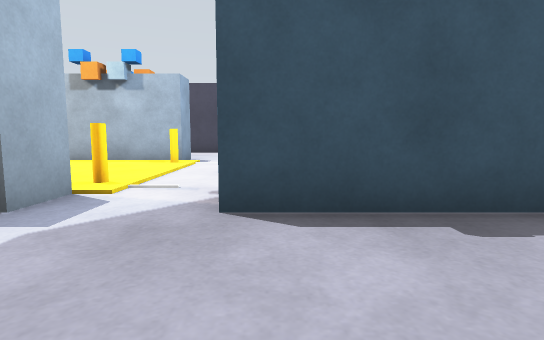
view 1 (above)

21 first-person views from a walk through a robot-simulator world made for Gazebo. The camera is 0.72 m above the floor, tilts 6° down and sees 80° across. The floor is counted in squares, 1 m on a side. Each view is taken from the middle of a square. On the plan, view 1 faces up. The plan holds only what a view shows up to about 10 squares ahead; the rest is blank. The robots in the file are not drawn.

view 2
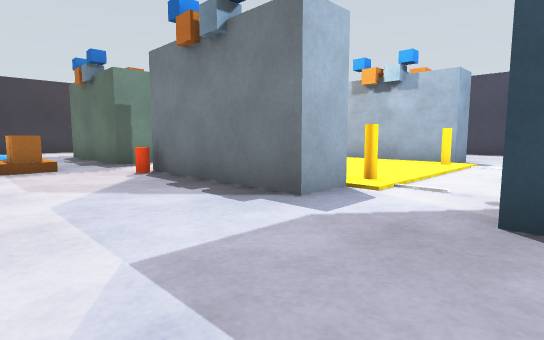

view 3
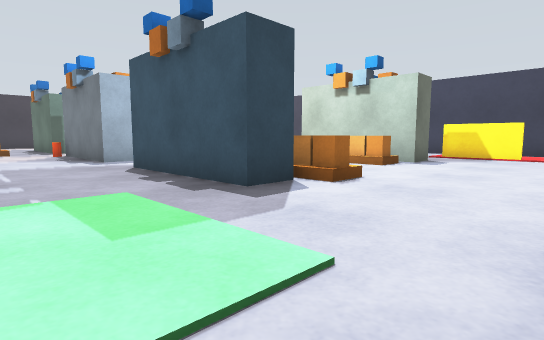

view 4
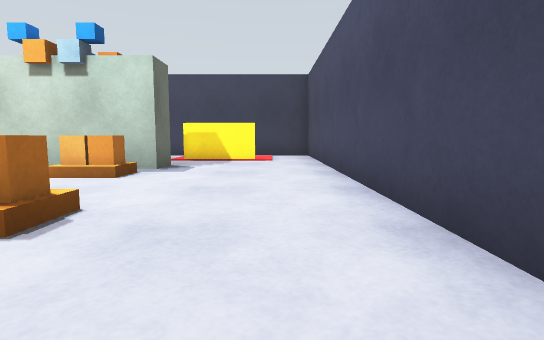

view 5
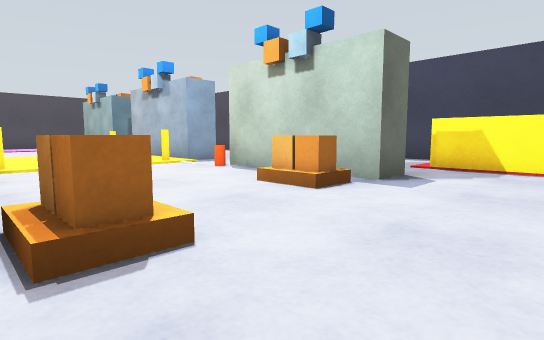

view 6
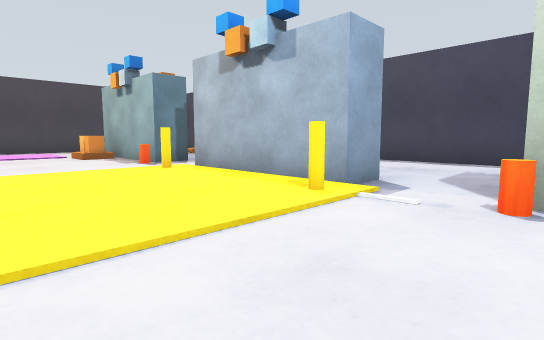

view 7
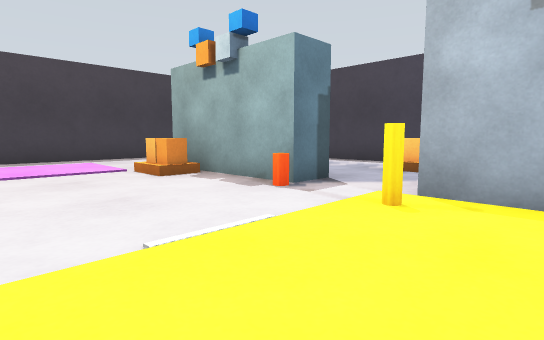

view 8
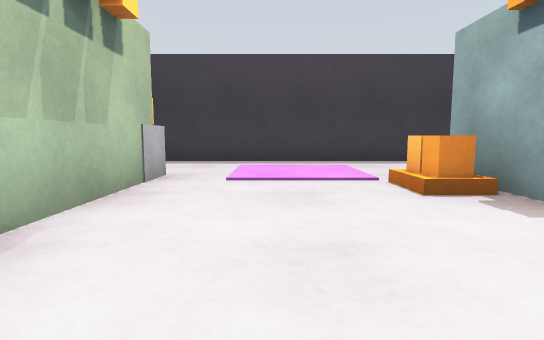

view 9
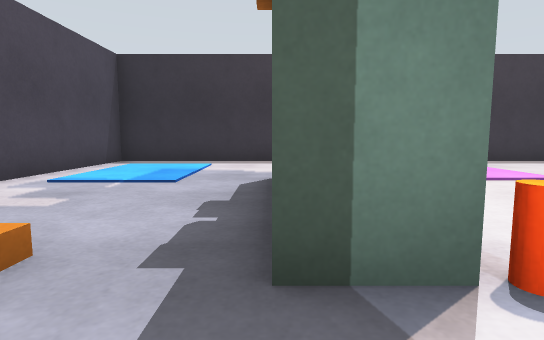

view 10
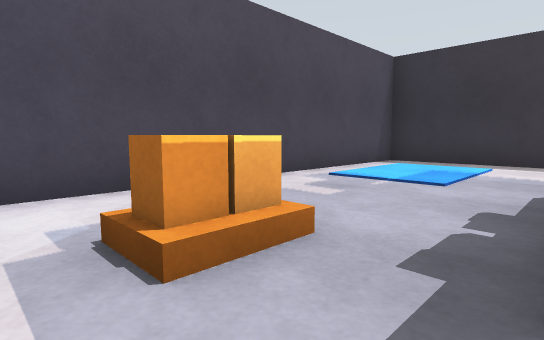

view 11
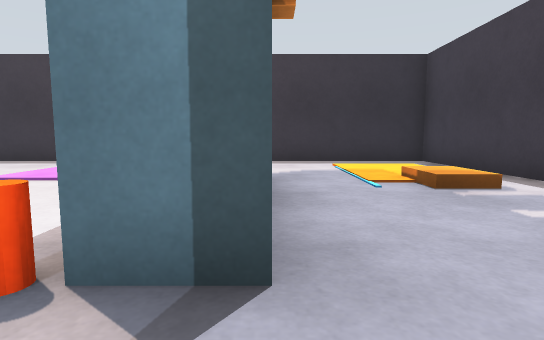

view 12
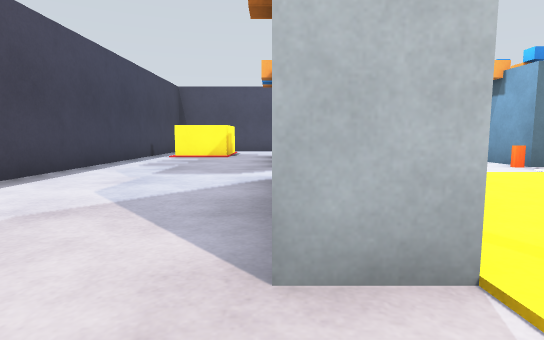

view 13
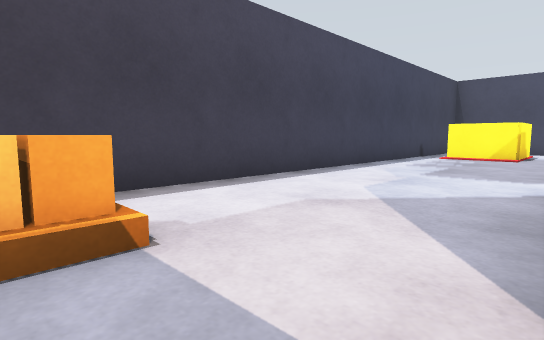

view 14
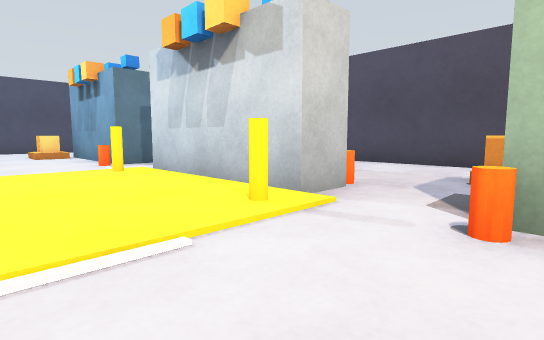

view 15
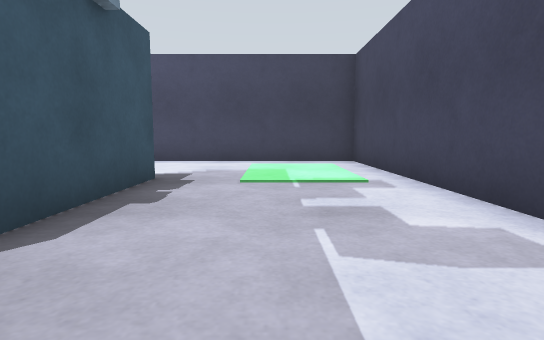

view 16
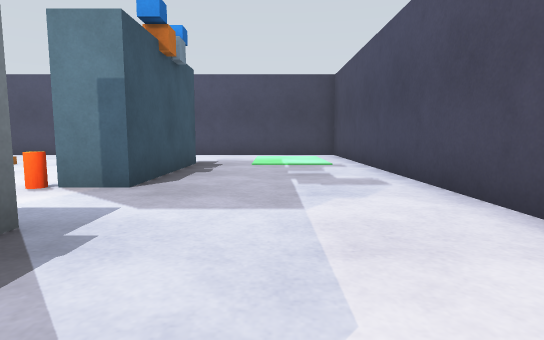

view 17
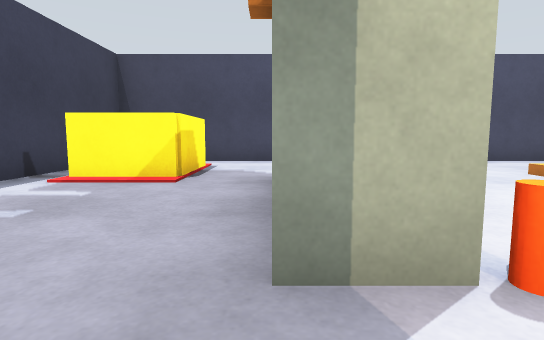

view 18
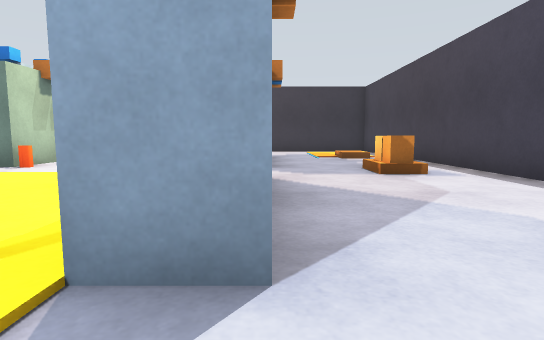

view 19
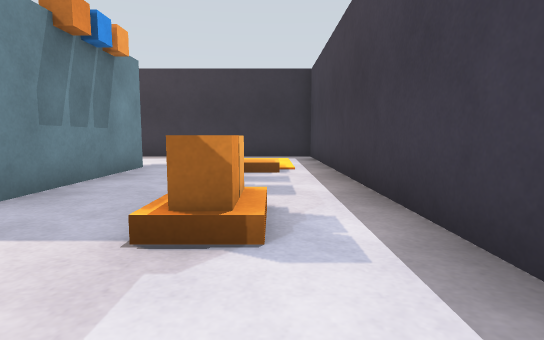

view 20
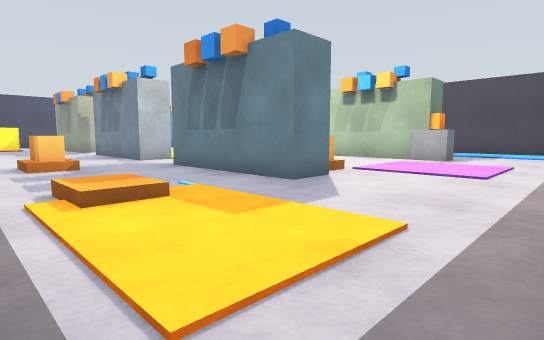

view 21
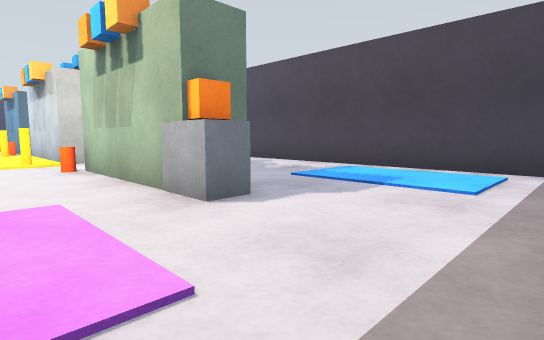

### Floor plan
Points are (right, up) in squares from view 1. A wall is a line through its corners. A room is listed if a view was taken in it or the views show most of it. See-through windows are left out.
Room 1 (views 1, 2, 3, 4, 5, 6, 7, 8, 9, 10, 11, 12, 13, 14, 15, 16, 17, 18, 19, 20, 21)
walls: (-3.6, 4) (-2.5, 4) (-2.5, 3) (-3.5, 3); (-6.5, 3.5) (-6.5, 4) (-5.5, 4); (-5.4, 9) (-6.5, 9) (-6.5, 10) (-5.6, 10); (-8.5, 3.5) (-8.5, 3) (-9.5, 3); (-2.5, 10.1) (-2.5, 9) (-3.5, 9); (-0.5, 9.5) (-0.5, 10); (-9.6, 10) (-8.5, 10) (-8.5, 9.4); (0.6, 3) (-0.5, 3) (-0.5, 3.6); (-11.4, 9) (-12.5, 9) (-12.5, 10) (-11.4, 10); (-2.2, -1.4) (7.4, -1.4) (7.4, 14.4) (-16.4, 14.4) (-16.4, -1.4) (-3.8, -1.4); (-12.5, 2.9) (-12.5, 3.6); (3.5, 4.1) (3.5, 3) (2.4, 3); (3.5, 10.1) (3.5, 9) (2.5, 9)
objects: grey box (-13, 4); orange box (-12, 4); pallet (-12, 8); other object (-11, 3); orange box (-11, 4); pallet (-11, 8); brown box (-11, 9); orange box (-11, 10); blue box (-10, 3); brown box (-10, 4); blue box (-10, 9); brown box (-10, 10); pallet (-9, 1); orange cylinder (-9, 4); orange cylinder (-9, 9); pallet (-8, 1); pallet (-8, 12); pallet (-7, 12); orange cylinder (-6, 3); orange pole (-6, 5); orange pole (-6, 8); brown box (-5, 3); orange box (-5, 4); brown box (-5, 9); orange box (-5, 10); blue box (-4, 3); brown box (-4, 4); blue box (-4, 9); brown box (-4, 10); orange pole (-2, 5); orange pole (-2, 8); orange cylinder (0, 4); orange cylinder (0, 9); brown box (1, 3); orange box (1, 4); brown box (1, 9); orange box (1, 10); blue box (2, 3); other object (2, 4); pallet (2, 8); blue box (2, 9); brown box (2, 10); pallet (3, 5); pallet (3, 8); pallet (4, 5); barrier (4, 12) to (5, 12); barrier (4, 13)

Positions as (right, up) in squares from view 1, and headings:
1: (0, 0), facing up
2: (0, 0), facing up-left
3: (7, 0), facing up-left
4: (6, 2), facing up
5: (6, 4), facing up-left
6: (0, 5), facing up-left
7: (-5, 5), facing up-left
8: (-7, 6), facing left
9: (-7, 3), facing left
10: (-7, 3), facing down-left
11: (-7, 10), facing left
12: (-8, 10), facing right
13: (-8, 10), facing up-right
14: (-9, 7), facing down-right
15: (-2, 1), facing right
16: (-5, 1), facing right
17: (-2, 10), facing right
18: (-1, 10), facing left
19: (-5, 13), facing left
20: (-16, 14), facing down-right
21: (-16, 6), facing down-right
